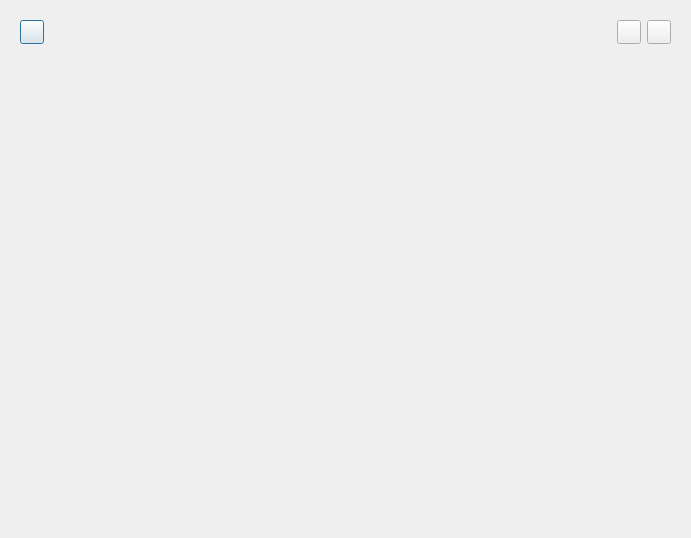
<?xml version="1.0" encoding="UTF-8"?>
<ui version="4.0">
 <class>ToolDialog</class>
 <widget class="QDialog" name="ToolDialog">
  <property name="geometry">
   <rect>
    <x>0</x>
    <y>0</y>
    <width>691</width>
    <height>538</height>
   </rect>
  </property>
  <property name="windowTitle">
   <string>Yantool</string>
  </property>
  <layout class="QVBoxLayout" name="verticalLayout_2">
   <item>
    <widget class="QWidget" name="titleWidget" native="true">
     <property name="minimumSize">
      <size>
       <width>0</width>
       <height>80</height>
      </size>
     </property>
     <property name="maximumSize">
      <size>
       <width>16777215</width>
       <height>80</height>
      </size>
     </property>
     <layout class="QVBoxLayout" name="verticalLayout">
      <item>
       <layout class="QHBoxLayout" name="horizontalLayout">
        <item>
         <widget class="QPushButton" name="returnBtn">
          <property name="minimumSize">
           <size>
            <width>24</width>
            <height>24</height>
           </size>
          </property>
          <property name="maximumSize">
           <size>
            <width>24</width>
            <height>24</height>
           </size>
          </property>
          <property name="icon">
           <iconset>
            <normaloff>:/res/pic2.png</normaloff>:/res/pic2.png</iconset>
          </property>
          <property name="iconSize">
           <size>
            <width>24</width>
            <height>24</height>
           </size>
          </property>
         </widget>
        </item>
        <item>
         <spacer name="horizontalSpacer">
          <property name="orientation">
           <enum>Qt::Horizontal</enum>
          </property>
          <property name="sizeHint" stdset="0">
           <size>
            <width>389</width>
            <height>19</height>
           </size>
          </property>
         </spacer>
        </item>
        <item>
         <widget class="QPushButton" name="minimalBtn">
          <property name="minimumSize">
           <size>
            <width>24</width>
            <height>24</height>
           </size>
          </property>
          <property name="maximumSize">
           <size>
            <width>24</width>
            <height>24</height>
           </size>
          </property>
          <property name="icon">
           <iconset>
            <normaloff>:/res/pic2.png</normaloff>:/res/pic2.png</iconset>
          </property>
          <property name="iconSize">
           <size>
            <width>24</width>
            <height>24</height>
           </size>
          </property>
         </widget>
        </item>
        <item>
         <widget class="QPushButton" name="closeBtn">
          <property name="minimumSize">
           <size>
            <width>24</width>
            <height>24</height>
           </size>
          </property>
          <property name="maximumSize">
           <size>
            <width>24</width>
            <height>24</height>
           </size>
          </property>
          <property name="icon">
           <iconset>
            <normaloff>:/res/pic2.png</normaloff>:/res/pic2.png</iconset>
          </property>
          <property name="iconSize">
           <size>
            <width>24</width>
            <height>24</height>
           </size>
          </property>
         </widget>
        </item>
       </layout>
      </item>
      <item>
       <layout class="QHBoxLayout" name="horizontalLayout_2">
        <item>
         <spacer name="horizontalSpacer_2">
          <property name="orientation">
           <enum>Qt::Horizontal</enum>
          </property>
          <property name="sizeHint" stdset="0">
           <size>
            <width>40</width>
            <height>20</height>
           </size>
          </property>
         </spacer>
        </item>
        <item>
         <widget class="QLabel" name="title">
          <property name="font">
           <font>
            <pointsize>20</pointsize>
            <weight>75</weight>
            <bold>true</bold>
           </font>
          </property>
         </widget>
        </item>
        <item>
         <spacer name="horizontalSpacer_3">
          <property name="orientation">
           <enum>Qt::Horizontal</enum>
          </property>
          <property name="sizeHint" stdset="0">
           <size>
            <width>167</width>
            <height>20</height>
           </size>
          </property>
         </spacer>
        </item>
       </layout>
      </item>
     </layout>
    </widget>
   </item>
   <item>
    <widget class="QWidget" name="contentWidget" native="true"/>
   </item>
  </layout>
 </widget>
 <resources/>
 <connections/>
</ui>
